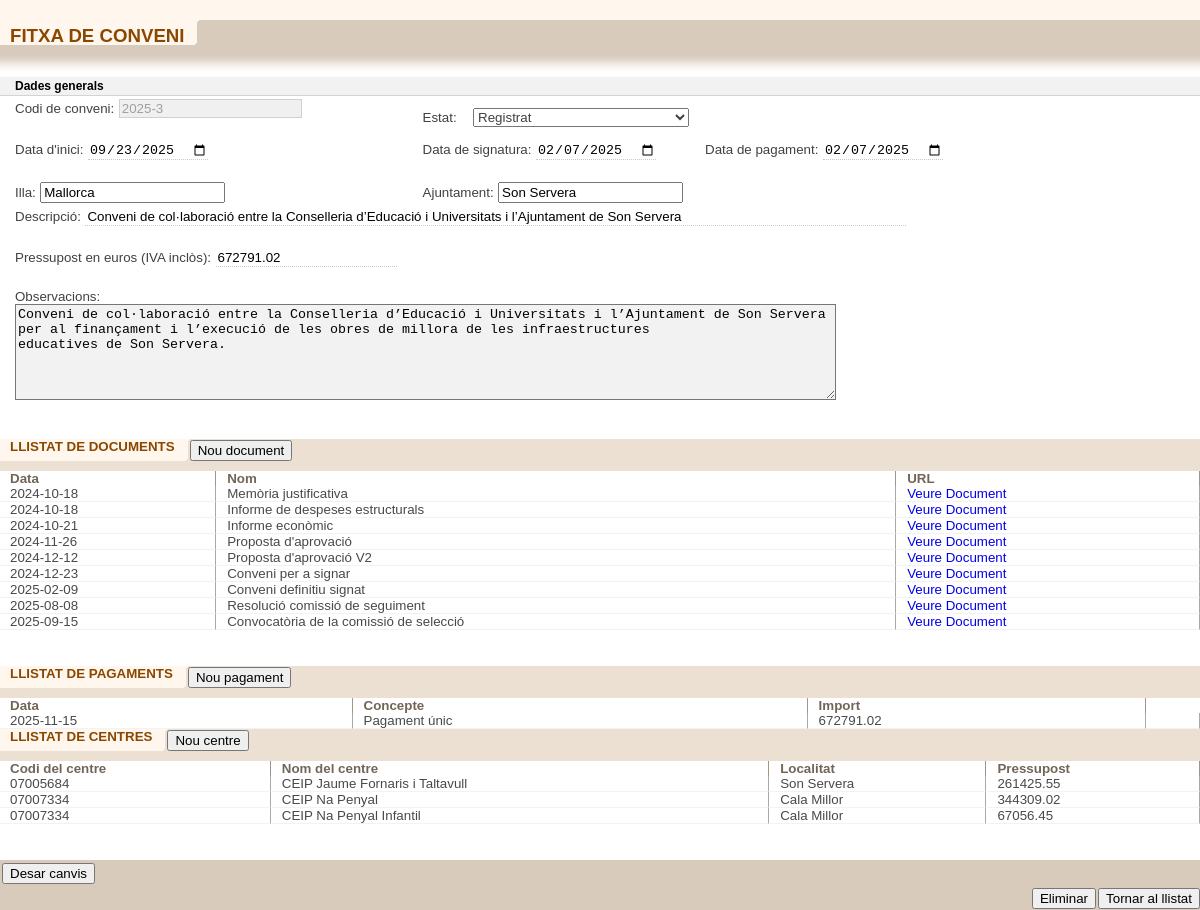
/conveni/conveniForm.php?id=5, run on the app's committed database.
### tables this page shows
CREATE TABLE `conveni` (
  `id` int(11) NOT NULL,
  `codi` varchar(50) DEFAULT NULL,
  `descripcio` varchar(255) NOT NULL,
  `ajuntament_id` int(11) NOT NULL,
  `estat_conveni_id` int(11) NOT NULL,
  `data_signatura` date DEFAULT NULL,
  `data_inici` date DEFAULT curdate(),
  `data_pagament` date DEFAULT NULL,
  `pressupost` decimal(12,2) DEFAULT NULL,
  `observacions` varchar(2000) NOT NULL
);

CREATE TABLE `estat_conveni` (
  `id` int(11) NOT NULL,
  `nom` varchar(100) NOT NULL
);

CREATE TABLE `illa` (
  `id` int(11) NOT NULL,
  `nom` varchar(255) NOT NULL
);

CREATE TABLE `municipi` (
  `id` int(11) NOT NULL,
  `nom` varchar(255) NOT NULL,
  `illa_id` int(11) NOT NULL
);

CREATE TABLE `document_conveni` (
  `id` int(11) NOT NULL,
  `nom` varchar(100) NOT NULL,
  `data` date NOT NULL,
  `url` varchar(2000) NOT NULL,
  `conveni_id` int(11) NOT NULL
);

CREATE TABLE `pagament_conveni` (
  `id` int(11) NOT NULL,
  `conveni_id` int(11) NOT NULL,
  `data` date DEFAULT NULL,
  `import` decimal(12,2) DEFAULT NULL,
  `concepte` varchar(255) DEFAULT NULL
);

CREATE TABLE `centres` (
  `id` int(11) NOT NULL,
  `Ubi_Codi` int(11) NOT NULL,
  `Titularitat` varchar(50) DEFAULT NULL,
  `Sigla` varchar(10) DEFAULT NULL,
  `Codi` varchar(20) DEFAULT NULL,
  `Centre` varchar(255) DEFAULT NULL,
  `Adreca` varchar(255) DEFAULT NULL,
  `CP` varchar(10) DEFAULT NULL,
  `Localitat` varchar(100) DEFAULT NULL,
  `Municipi` varchar(100) DEFAULT NULL,
  `Illa` varchar(50) DEFAULT NULL,
  `Telefon` varchar(20) DEFAULT NULL,
  `Fax` varchar(20) DEFAULT NULL,
  `email` varchar(100) DEFAULT NULL,
  `Alta` date DEFAULT NULL,
  `Baixa` date DEFAULT NULL,
  `id_illa` int(11) DEFAULT NULL,
  `id_municipi` int(11) DEFAULT NULL
);

CREATE TABLE `centre_conveni` (
  `id_centre` int(11) NOT NULL,
  `id_conveni` int(11) NOT NULL,
  `pressupost` decimal(10,2) NOT NULL,
  `observacions` varchar(2000) NOT NULL
);

### conveni/conveniForm.php (the view, shortened to what this page needs)
<!DOCTYPE html>
<?php
	include '../connectarBD.php';
	$id = $_GET['id'] ?? null;
	$fechaActual = date('Y-m-d');
	$conveni = [
		'codi' => '',
		'descripcio' => '',
		'pressupost' => '',
		'observacions' => '',
		'estat_conveni_id' => '',
		'nom_illa' => '',
		'nom_municipi' => '',
		'nom_centre' => '',
		'data_inici' => $fechaActual,
		'data_signatura' => '',
		'data_pagament' => '',
		'illa_id' => '',
		'ajuntament_id' => ''
	];
	if ($id) {
		$sql = "SELECT
			conv.id,
			conv.codi,
			conv.descripcio,
			conv.pressupost,
			conv.estat_conveni_id,
			conv.data_inici,
			conv.data_pagament,
			conv.data_signatura,
			conv.ajuntament_id,
			conv.observacions,
			i.nom AS nom_illa,
			m.nom AS nom_municipi,
			e.nom AS nom_estat
		FROM conveni conv
			JOIN municipi m ON conv.ajuntament_id = m.id
			JOIN illa i ON m.illa_id = i.id
			JOIN estat_conveni e ON conv.estat_conveni_id = e.id
		WHERE conv.id = ?;";
		$stmt = $connexio->prepare($sql);
		$stmt->bind_param("i", $id);
		$stmt->execute();
		$result = $stmt->get_result();
		$conveni = $result->fetch_assoc();
		$stmt = $connexio->prepare("SELECT id, nom, data, url FROM document_conveni WHERE conveni_id = ? order by data");
		$stmt->bind_param("i", $id);
		$stmt->execute();
		$result_documents = $stmt->get_result();
		$stmt = $connexio->prepare("SELECT id, concepte, data, import FROM pagament_conveni WHERE conveni_id = ?");
		$stmt->bind_param("i", $id);
		$stmt->execute();
		$result_pagaments = $stmt->get_result();
	}
	$sql_estats = "SELECT id, nom FROM estat_conveni order by id";
	$result_estats = $connexio->query($sql_estats);
	$sql_centres = "SELECT
						CENTRES.id,
						CENTRES.Codi,
						CENTRES.Centre,
						CENTRES.Telefon,
						CENTRES.Localitat AS Localitat,
						Municipi.nom AS Municipi,
						Illa.nom AS Illa,
						centre_conveni.id_conveni,
						centre_conveni.pressupost
					FROM CENTRES
					JOIN centre_conveni ON CENTRES.id = centre_conveni.id_centre
					JOIN Municipi ON CENTRES.id_municipi = Municipi.id
					JOIN Illa ON CENTRES.id_illa = Illa.id
					WHERE centre_conveni.id_conveni = $id;";
	$result_centres = $connexio->query($sql_centres);
	$codi_conveni = $conveni["codi"];
	$nom_municipi = $conveni["nom_municipi"];
	$id_municipi_get = $conveni['ajuntament_id'];
?>
<html>
<head>
	<link rel="stylesheet" href="../css/estilos.css" type="text/css" />
	<link rel="stylesheet" href="../css/estilos_ficha_2.css" type="text/css" />
</head>
<body class="contenido" onload="ocultarFondoPrincipal();">
	<div class="contenedorFiltro"></div>
	<ul class="botoneraFicha">
		<li class="tituloFicha">
			<p class="posicionTituloFicha">FITXA DE CONVENI</p>
		</li>
	</ul>
	<div class="espacioMarron">&nbsp;</div>
	<form name="entidad" method="post" action="conveniInsertUpdate.php">
	<div id="fichaEditable" style="background-color:#ffffff;">
		<div class="cabeceraFicha"></div>
			<div class="contenedorFicha">
				<div class="tituloSeccion">
					<p class="textoTituloSeccion">Dades generals</p>
				</div>
				<table>
					<tr>
						<td>
							<label for="codi" class="campoFicha_Blanca">Codi de conveni:</label>
							<input type="text" id="codi" name="codi" class="formularioFicha" value="<?= $conveni['codi'] ?>" disabled ><br><br>
						</td>
						<td>
							<label for="estat" class="campoFicha_Blanca">Estat:</label>
							<select id="estat" name="estat" class="campoFicha_Blanca">
								<?php while ($row = $result_estats->fetch_assoc()): ?>
									<option value="<?= $row['id'] ?>" <?= $row['id'] == $conveni['estat_conveni_id'] ? 'selected' : '' ?>>
										<?= htmlspecialchars($row['nom']) ?>
									</option>
								<?php endwhile; ?>
							</select>
						</td>
					</tr>
					<tr>
						<td>
							<label for="data_inici" class="campoFicha_Blanca">Data d'inici:</label>
							<input type="date" id="data_inici" name="data_inici" class="formularioFicha" value="<?= date('Y-m-d', strtotime($conveni['data_inici'])) ?>"><br><br>
						</td>
						<td>
							<label for="data_signatura" class="campoFicha_Blanca">Data de signatura:</label>
							<input type="date" id="data_signatura" name="data_signatura" class="formularioFicha" value="<?= date('Y-m-d', strtotime($conveni['data_signatura'])) ?>"><br><br>
						</td>
						<td>
							<label for="data_pagament" class="campoFicha_Blanca">Data de pagament:</label>
							<input type="date" id="data_pagament" name="data_pagament" class="formularioFicha" value="<?= date('Y-m-d', strtotime($conveni['data_pagament'])) ?>"><br><br>
						</td>
					</tr>
					<tr>
						<td>
							<label class="campoFicha_Blanca">Illa:</label>
							<?php if ($id): ?>
								<input type="text" name="illa" value="<?= $conveni['nom_illa'] ?>" readonly>
							<?php endif; ?>
						</td>
						<td>
							<label class="campoFicha_Blanca">Ajuntament:</label>
							<?php if ($id): ?>
								<input type="text" name="municipi" value="<?= $conveni['nom_municipi'] ?>" readonly>
							<?php else: ?>
								<select id="municipi" name="municipi" class="campoFicha_Blanca" required>
									<option value="">Selecciona un municipi</option>
								</select>
							<?php endif; ?>
						</td>
					</tr>
					<tr>
						<td colspan="3">
							<label for="descripcio" class="campoFicha_Blanca">Descripció:</label>
							<input type="text" id="descripcio" name="descripcio" class="formularioFicha" size="100" value="<?= $conveni['descripcio'] ?>"><br><br>
						</td>
					</tr>
					<tr>
						<td>
							<label for="pressupost" class="campoFicha_Blanca">Pressupost en euros (IVA inclòs):</label>
							<input type="text" id="pressupost" name="pressupost" class="formularioFicha" value="<?= $conveni['pressupost'] ?>"><br><br>
						</td>
					</tr>
					<tr>
						<td colspan="3">
							<label for="observacions" class="campoFicha_Blanca" style="align-self:start; display:grid">Observacions:</label>
							<textarea name="observacions" id="observacions" class="contenedorFicha_Blanca" rows="6" cols="100"><?= $conveni['observacions'] ?></textarea>
						</td>
					</tr>
				</table>
			</div>
			<br><br>
			<?php if ($id): ?>
				<div class="contenedorFicha">
					<ul class="botoneraListado">
						<li class="tituloListado">LLISTAT DE DOCUMENTS</li>
						<li class="fondoBotoneraListado">
							<input type="button" class="boton" value="Nou document" onclick="location.href='documentConveniForm.php?id_conveni=<?php echo $id ?>';">
						</li>
					</ul>
					<div class="espacioMarronClaro"></div>
					<div id="cuerpo" class="scroll_total">
						<table class="listado" cellpadding="0" cellspacing="0" width="100%">
							<thead>
								<tr>
									<th class="campoCabeceraListadoInicial">Data</th>
									<th class="campoCabeceraListado">Nom</th>
									<th class="campoCabeceraListado">URL</th>
								</tr>
							</thead>
							<tbody>
								<?php
                                if ($result_documents && $result_documents->num_rows > 0) {
                                    while ($row = $result_documents->fetch_assoc()) {
                                        echo "<tr onclick=\"window.location.href='documentConveniForm.php?id_document=" . $row["id"] . "&id_conveni=" . $id . "'\">";
                                        echo "<td class='campoListadoInicial'>" . date('Y-m-d', strtotime($row["data"])) . "</td>";
                                        echo "<td class='campoListado'>" . $row["nom"] . "</td>";
                                        echo "<td class='campoListado'>";
                                        if (!empty($row['url'])) {
                                            echo "<a href='" . htmlspecialchars($row['url']) . "' onclick=\"event.preventDefault(); event.stopPropagation(); window.open(this.href, '_blank');\">Veure Document</a>";
                                        }
                                        echo "</td>";
                                        echo "</a></tr>";
                                    }
                                } else {
                                    echo "<tr class='campoListado'><td colspan='3'>No s'han trobat resultats.</td></tr>";
                                }
                                ?>
							</tbody>
						</table>
					</div>
				</div>
				<br><br>
				<div class="contenedorFicha">
					<ul class="botoneraListado">
						<li class="tituloListado">LLISTAT DE PAGAMENTS</li>
						<li class="fondoBotoneraListado">
							<input type="button" class="boton" value="Nou pagament" onclick="location.href='pagamentActuacioConveniForm.php?id_conveni=<?php echo $id ?>';">
						</li>
					</ul>
					<div class="espacioMarronClaro"></div>
					<div id="cuerpo" class="scroll_total">
						<table class="listado" cellpadding="0" cellspacing="0" width="100%">
							<thead>
								<tr>
									<th class="campoCabeceraListadoInicial">Data</th>
									<th class="campoCabeceraListado">Concepte</th>
									<th class="campoCabeceraListado">Import</th>
								</tr>
							</thead>
							<tbody>
								<?php
                                if ($result_pagaments && $result_pagaments->num_rows > 0) {
                                    while ($row = $result_pagaments->fetch_assoc()) {
                                        echo "<tr onclick=\"window.location.href='pagamentActuacioConveniForm.php?id_pagament=" . $row["id"] . "&id_conveni=" . $id . "'\">";
                                        echo "<td class='campoListadoInicial'>" . date('Y-m-d', strtotime($row["data"])) . "</td>";
                                        echo "<td class='campoListado'>" . $row["concepte"] . "</td>";
                                        echo "<td class='campoListado'>" . $row["import"] . "</td>";
                                        echo "<td class='campoListado'>";
                                        echo "</td>";
                                        echo "</a></tr>";
                                    }
                                } else {
                                    echo "<tr><td colspan='3'>No s'han trobat resultats.</td></tr>";
                                }
                                ?>
							</tbody>
						</table>
					</div>
				</div>
				<?php endif; ?>
			<?php if ($id): ?>
			<div class="contenedorFicha">
				<ul class="botoneraListado">
					<li class="tituloListado">LLISTAT DE CENTRES</li>
					<li class="fondoBotoneraListado">
						<input type="button" class="boton" value="Nou centre" onclick="location.href='centreConveniForm.php?id_conveni=<?php echo $id ?>&codi_conveni=<?php echo $codi_conveni ?>&id_municipi=<?php echo $id_municipi_get ?>&nom_municipi=<?php echo $nom_municipi ?>';">
					</li>
				</ul>
				<div class="espacioMarronClaro"></div>
				<div id="cuerpo" class="scroll_total">
					<table class="listado" cellpadding="0" cellspacing="0" width="100%">
						<thead>
							<tr>
								<th class="campoCabeceraListadoInicial">Codi del centre</th>
								<th class="campoCabeceraListado">Nom del centre</th>
								<th class="campoCabeceraListado">Localitat</th>
								<th class="campoCabeceraListado">Pressupost</th>
							</tr>
						</thead>
						<tbody>
							<?php
							if ($result_centres && $result_centres->num_rows > 0) {
								while ($row = $result_centres->fetch_assoc()) {
									echo "<tr onclick=\"window.location.href='centreConveniForm.php?id_centre=". $row["id"]. "&id_conveni=". $id."'\">";
									echo "<td class='campoListadoInicial'>". $row["Codi"]. "</td>";
                                    echo "<td class='campoListado'>" . $row["Centre"] . "</td>";
									echo "<td class='campoListado'>". $row["Localitat"]. "</td>";
									echo "<td class='campoListado'>". $row["pressupost"]. "</td>";
									echo "</tr>";
								}
							} else {
								echo "<tr><td colspan='3'>No s'han trobat resultats.</td></tr>";
							}
						?>
						</tbody>
					</table>
				</div>
			</div>
			<?php endif; ?>
		</div>
		<br /><br />
		<ul class="botoneraFicha">
		<li class="fondoBotoneraFicha">
			<input type="submit" class="boton" onclick="return confirm('Estàs segur de desar els canvis?');" value="Desar canvis">
		</li>
		</ul>
	</form>
	<form method="post" action="conveniDelete.php">
	<ul class="botoneraFicha" style="display: flex; justify-content: flex-end;">
		<li class="fondoBotoneraFicha">
			<button type="submit" class="boton" onclick="return confirm('Estàs segur de borrar aquest conveni?');">Eliminar</button>
		</li>
		<li class="fondoBotoneraFicha">
			<input type="button" class="boton" value="Tornar al llistat" onclick="window.location.href='conveniListFiltro.php'">
		</li>
	</ul>
	</form>
</body>
</html>

### data on the page
conveni: codi "2025-3", estat "Registrat", data_inici "09/23/2025", data_signatura "02/07/2025", data_pagament "02/07/2025", illa "Mallorca", municipi "Son Servera", descripcio "Conveni de col·laboració entre la Conselleria d’Educació i Universitats i l’Ajuntament de Son Servera", pressupost "672791.02", observacions "Conveni de col·laboració entre la Conselleria d’Educació i Universitats i l’Ajuntament de Son Servera per al finançament i l’execució de les obres de millora de les infraestructures educatives de Son Servera."
document_conveni: data "2024-10-18", nom "Memòria justificativa"
document_conveni: data "2024-10-18", nom "Informe de despeses estructurals"
document_conveni: data "2024-10-21", nom "Informe econòmic"
document_conveni: data "2024-11-26", nom "Proposta d'aprovació"
document_conveni: data "2024-12-12", nom "Proposta d'aprovació V2"
document_conveni: data "2024-12-23", nom "Conveni per a signar"
document_conveni: data "2025-02-09", nom "Conveni definitiu signat"
document_conveni: data "2025-08-08", nom "Resolució comissió de seguiment"
document_conveni: data "2025-09-15", nom "Convocatòria de la comissió de selecció"
pagament_conveni: data "2025-11-15", concepte "Pagament únic", import "672791.02"
centres: Codi "07005684", Centre "CEIP Jaume Fornaris i Taltavull", Localitat "Son Servera", centre_conveni.pressupost "261425.55"
centres: Codi "07007334", Centre "CEIP Na Penyal", Localitat "Cala Millor", centre_conveni.pressupost "344309.02"
centres: Codi "07007334", Centre "CEIP Na Penyal Infantil", Localitat "Cala Millor", centre_conveni.pressupost "67056.45"
